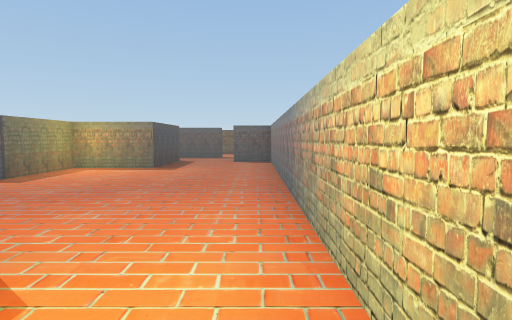
view 1 (above)

24 first-person views from a walk through a Unity game level. The camera is 1.4 m above the floor, tilts 4° down and sees 80° across. Doors are open. The floor is counted in squares, 2 m on a side. Each view is taken from the middle of a square. On the plan, view 1 faces up. The plan holds only what a view shows up to about 10 squares ahead; the rest is blank. Some animated figures are not drawn.

view 2
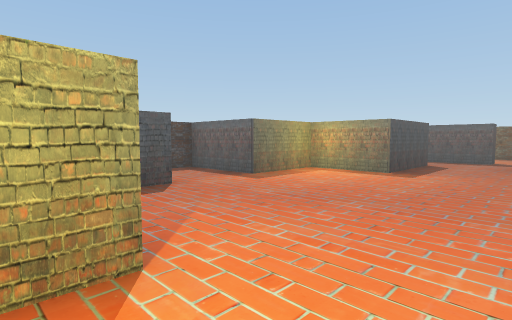

view 3
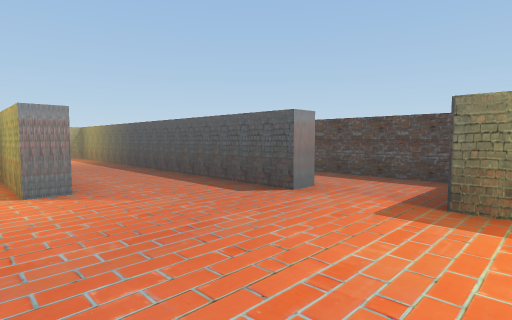

view 4
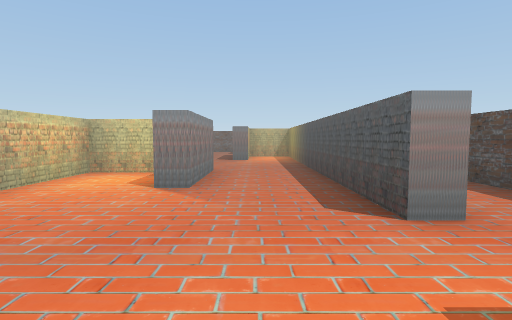

view 5
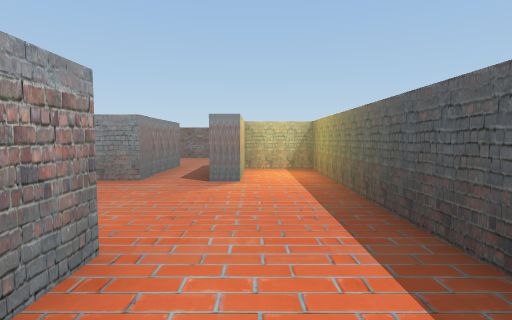

view 6
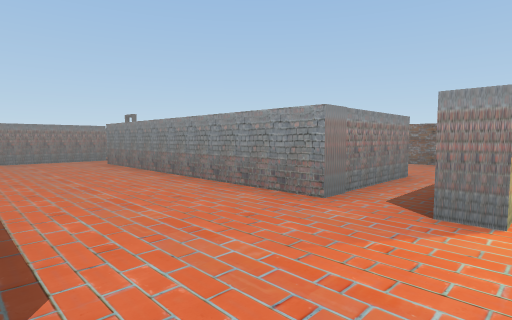

view 7
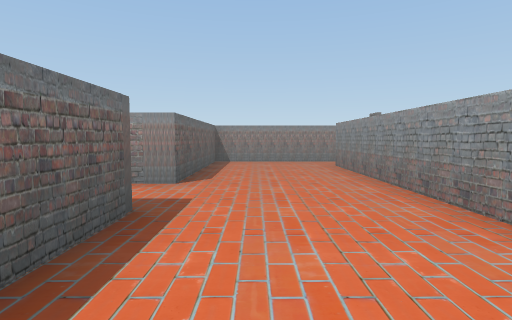

view 8
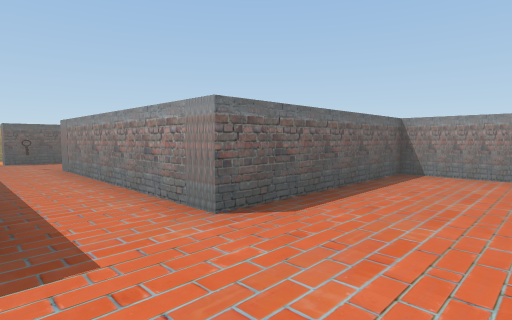

view 9
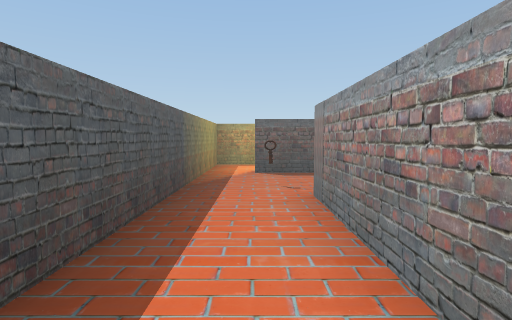

view 10
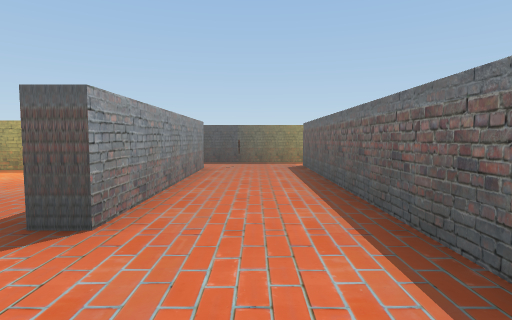

view 11
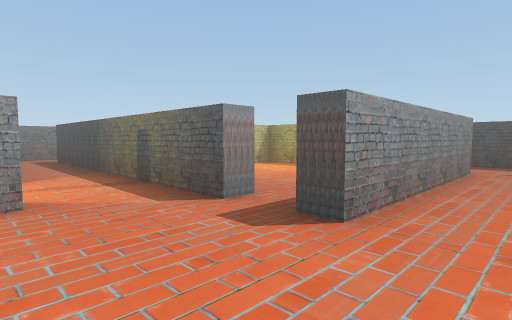

view 12
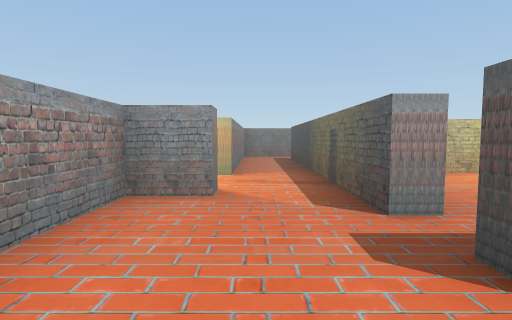

view 13
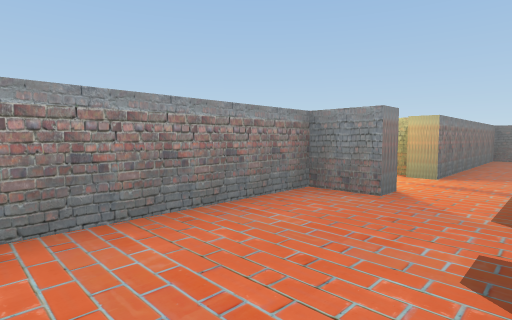

view 14
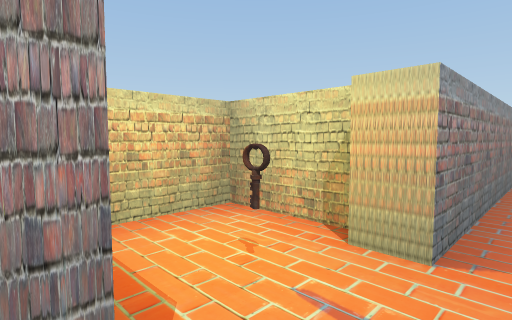

view 15
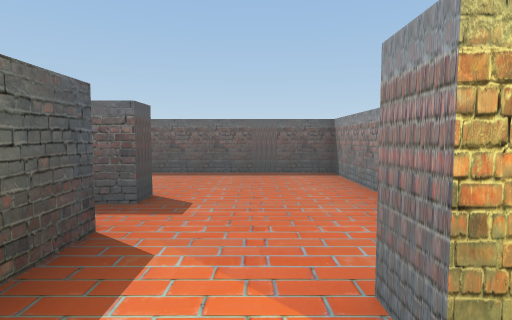

view 16
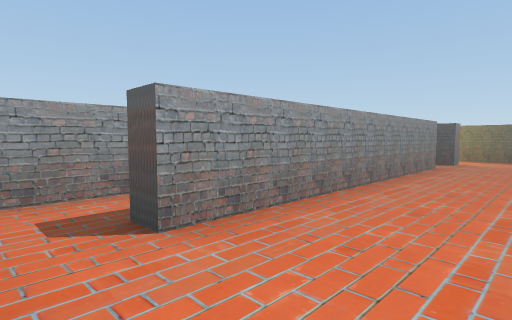

view 17
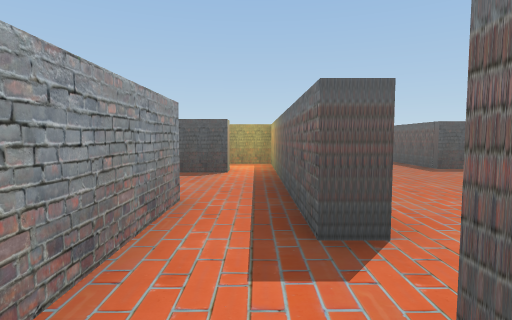

view 18
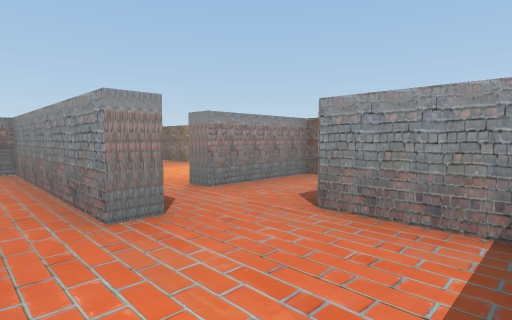

view 19
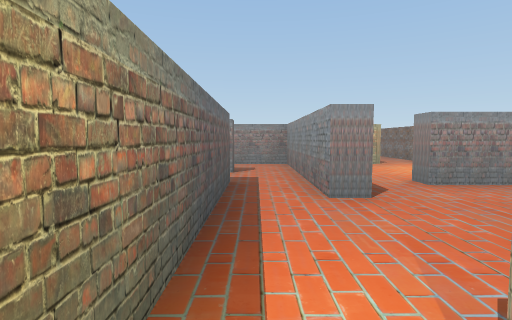

view 20
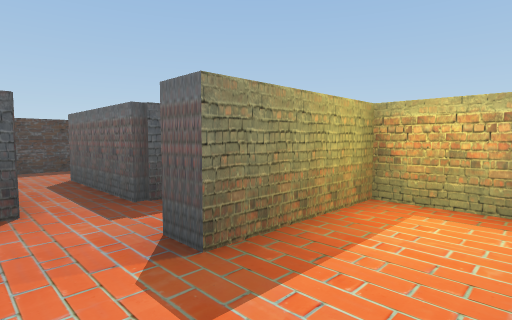

view 21
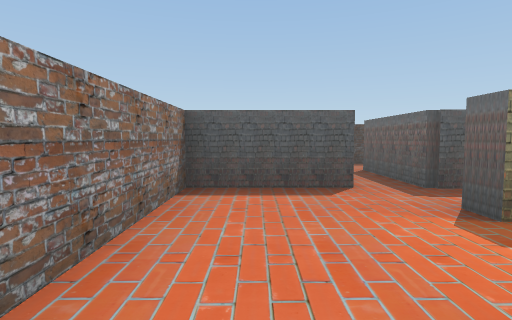

view 22
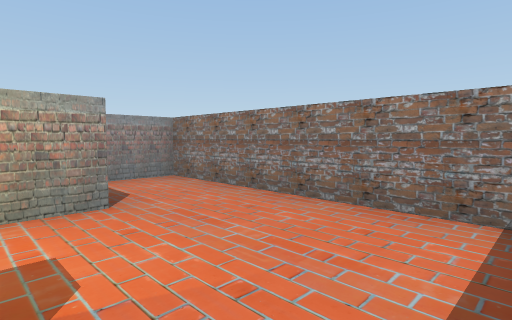

view 23
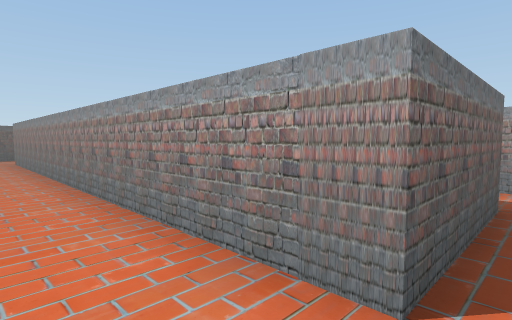

view 24
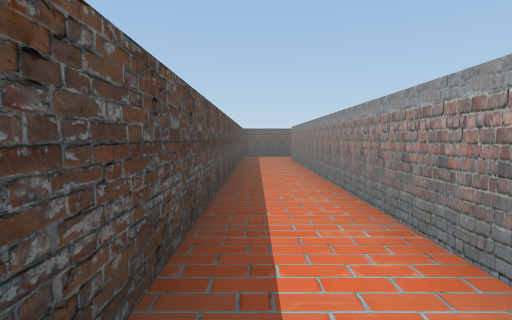

### Floor plan
Key: @ floor where view 1 was taken; # wall or solid block; . floor; T thing the floor can be seen under or through; O other object.
Columns run from 7 left of view 1 to 12 right of it. Each row starts with its distance up from view 1.
 11     ##.
 10      ..
  9     #..###
  8     #...##
  7    ##...###########
  6    #....#O........#
  5 ####....#.........#
  4 #.......#.#####...#
  3 #..#....#.#   ##..#
  2 #..#....#.#    #.###
  1 #..#.#..#.#    #.O.#
  0 #..#.#.@#.###  #.#.#
 -1 #..#.####.######.#
 -2 #..#...........#.#
 -3 #..#...........#.#
 -4 #..#.TT######..#.#
 -5 #..#.TT..........#
 -6 #..##TT..#..######
 -7 #........#.....  #
 -8     #....##..#...#
 -9     ##....# .# ....
-10      #########   ##

Positions as (right, up) in squares from view 1, and headings:
1: (0, 0), facing up
2: (0, 1), facing up-left
3: (-1, 6), facing down-left
4: (-3, 6), facing down
5: (-3, 1), facing down
6: (-3, -1), facing down-right
7: (-2, -2), facing right
8: (1, -3), facing up-right
9: (2, 1), facing up
10: (10, 6), facing left
11: (10, 6), facing down-left
12: (9, 6), facing down
13: (8, 6), facing down-right
14: (9, 2), facing down-right
15: (9, 1), facing up
16: (7, -2), facing down-left
17: (8, -5), facing left
18: (2, -5), facing down-right
19: (1, -5), facing right
20: (1, -8), facing up-left
21: (2, -9), facing left
22: (-2, -7), facing down-right
23: (-6, -7), facing up-right
24: (-6, -7), facing up
